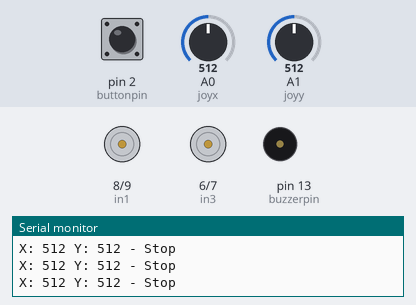
Simulated run of this sketch. Board: Arduino Uno, built with avr-gcc and run on an emulated ATmega328P. Parts: motor-driver pin pairs drawn as motors (green arrow = first pin HIGH = forward, orange = second pin HIGH = backward, longer = more drive, scaled by the enable pin), buzzer (waves = sounding, pin HIGH), the last lines printed to the serial monitor. The inputs (shaded band) are chosen by the test bench; at power-on: A0 (joyx) = 512, A1 (joyy) = 512, pin 2 (buttonpin) HIGH.

Above: at 1.2 s.
1.3 s: A0 (joyx) set to 544
2.8 s: A0 (joyx) set to 579
At 4.0 s:
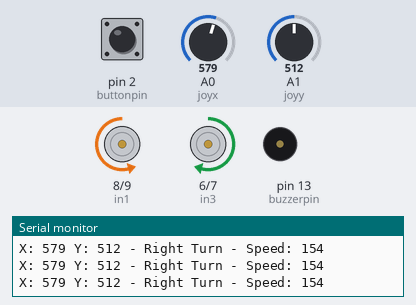
4.3 s: A1 (joyy) set to 526
7.3 s: A1 (joyy) set to 551
At 8.3 s:
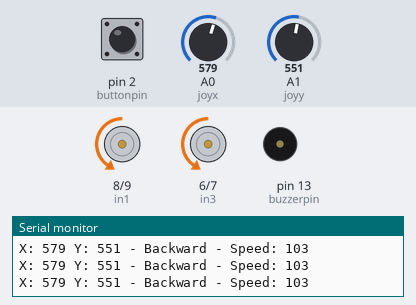
8.8 s: pin 2 (buttonpin) pulled LOW for 0.15 s
At 8.89 s:
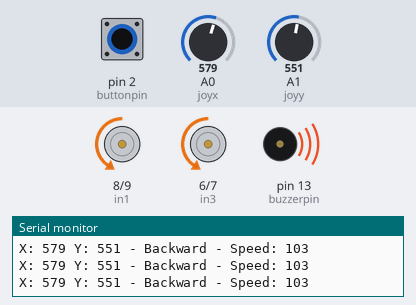
10.4 s: A1 (joyy) set to 306
At 11.2 s:
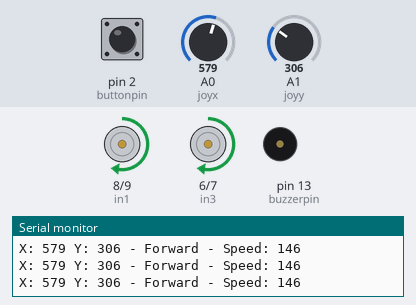
Timing chart, 0 to 12.9 s (numbered marks = the images above; inputs shaded):
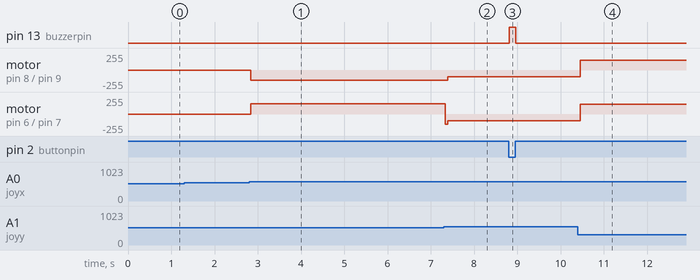

Measured:
- the behaviour switches between 560 and 561 on A0 (joyx) (found by bisection; images 0 and 1)
- the behaviour switches between 539 and 540 on A1 (joyy) (found by bisection; images 1 and 2)
- after the input at 2.8 s, motor on pin 8 (in1) / pin 9 (in2): stopped → backward 154/255 at once; motor on pin 6 (in3) / pin 7 (in4): stopped → forward 154/255 at once
- after the input at 7.3 s, motor on pin 8 (in1) / pin 9 (in2): backward 154/255 → backward 103/255 after 0.09 s; motor on pin 6 (in3) / pin 7 (in4): forward 154/255 → backward 103/255 at once
- after the input at 8.8 s, pin 13 (buzzerpin): LOW → HIGH at once, → LOW 0.15 s later
- after the input at 10.4 s, motor on pin 8 (in1) / pin 9 (in2), motor on pin 6 (in3) / pin 7 (in4): backward 103/255 → forward 146/255 after 0.05 s

The sketch:

sketch_nov3b.ino
```cpp
int joyx = A0;
int joyy = A1;
int buttonpin = 2;

int xval;
int yval;
int buttonstate;

int ENApin = 10;
int in1 = 8;
int in2 = 9;
int in3 = 6;
int in4 = 7;
int ENBpin = 5;

int buzzerpin = 13;

void setup() {
  pinMode(joyx, INPUT);
  pinMode(joyy, INPUT);
  pinMode(buttonpin, INPUT_PULLUP);

  pinMode(ENApin, OUTPUT);
  pinMode(in1, OUTPUT);
  pinMode(in2, OUTPUT);
  pinMode(in3, OUTPUT);
  pinMode(in4, OUTPUT);
  pinMode(ENBpin, OUTPUT);
  pinMode(buzzerpin, OUTPUT);

  Serial.begin(9600);
}

void loop() {
  xval = analogRead(joyx);
  yval = analogRead(joyy);
  buttonstate = digitalRead(buttonpin);

  Serial.print("X: ");
  Serial.print(xval);
  Serial.print(" Y: ");
  Serial.print(yval);

  // Stop motors initially
  digitalWrite(in1, LOW);
  digitalWrite(in2, LOW);
  digitalWrite(in3, LOW);
  digitalWrite(in4, LOW);
  analogWrite(ENApin, 0);
  analogWrite(ENBpin, 0);

  // Use YOUR specific center values with wider dead zone
  int xCenter = 510;  // Your measured center
  int yCenter = 489;  // Your measured center
  int threshold = 50; // Increased dead zone to prevent false triggers

  // Joystick UP - Forward (Y value decreases when pushed up)
  if(yval < (yCenter - threshold)){
    int motorspeed = map(yval, yCenter - threshold, 0, 100, 255);
    motorspeed = constrain(motorspeed, 100, 255);

    // Both motors forward
    digitalWrite(in1, HIGH);  // Motor A forward
    digitalWrite(in2, LOW);
    digitalWrite(in3, HIGH);  // Motor B forward
    digitalWrite(in4, LOW);

    analogWrite(ENApin, motorspeed);
    analogWrite(ENBpin, motorspeed);
    Serial.print(" - Forward - Speed: ");
    Serial.println(motorspeed);
  }
  // Joystick DOWN - Backward (Y value increases when pushed down)
  else if(yval > (yCenter + threshold)){
    int motorspeed = map(yval, yCenter + threshold, 1023, 100, 255);
    motorspeed = constrain(motorspeed, 100, 255);

    // Both motors backward
    digitalWrite(in1, LOW);   // Motor A backward
    digitalWrite(in2, HIGH);
    digitalWrite(in3, LOW);   // Motor B backward
    digitalWrite(in4, HIGH);

    analogWrite(ENApin, motorspeed);
    analogWrite(ENBpin, motorspeed);
    Serial.print(" - Backward - Speed: ");
    Serial.println(motorspeed);
  }
  // Joystick LEFT - Turn Left (X value decreases when pushed left)
  else if(xval < (xCenter - threshold)){
    int motorspeed = map(xval, xCenter - threshold, 0, 150, 255);
    motorspeed = constrain(motorspeed, 150, 255);

    // Turn LEFT: Right motor forward, Left motor backward
    digitalWrite(in1, HIGH);  // Right motor (A) FORWARD
    digitalWrite(in2, LOW);
    digitalWrite(in3, LOW);   // Left motor (B) BACKWARD
    digitalWrite(in4, HIGH);

    analogWrite(ENApin, motorspeed);
    analogWrite(ENBpin, motorspeed);
    Serial.print(" - Left Turn - Speed: ");
    Serial.println(motorspeed);
  }
  // Joystick RIGHT - Turn Right (X value increases when pushed right)
  else if(xval > (xCenter + threshold)){
    int motorspeed = map(xval, xCenter + threshold, 1023, 150, 255);
    motorspeed = constrain(motorspeed, 150, 255);

    // Turn RIGHT: Right motor backward, Left motor forward
    digitalWrite(in1, LOW);   // Right motor (A) BACKWARD
    digitalWrite(in2, HIGH);
    digitalWrite(in3, HIGH);  // Left motor (B) FORWARD
    digitalWrite(in4, LOW);

    analogWrite(ENApin, motorspeed);
    analogWrite(ENBpin, motorspeed);
    Serial.print(" - Right Turn - Speed: ");
    Serial.println(motorspeed);
  }
  // Dead zone - Stop (joystick centered)
  else {
    analogWrite(ENApin, 0);
    analogWrite(ENBpin, 0);
    Serial.println(" - Stop");
  }

  // Buzzer control
  if (buttonstate == HIGH) {
    digitalWrite(buzzerpin, LOW);
  }
  else {
    digitalWrite(buzzerpin, HIGH);
  }

  delay(50);
}
```
